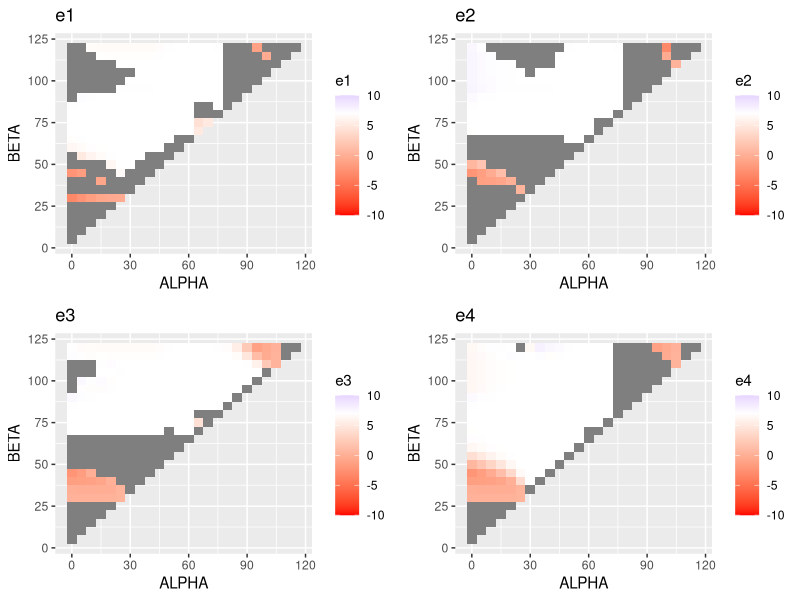

The R source for this figure: (Note: this script raises an error after producing the figure.)
#------------------------------------------------------------------------------#

##### Shift Estimators  #####
##### Ethan Roubenoff   #####
##### Continous Implementation: 6 Feb 2020 #####

# This script is an implementation of Tom Cassidy's Shift estimator (S-Timator).
# Given two incomplete mortality curves for two independent populations (men 
# women, for ex), the S-timator estimates the _difference_ in life expectancy 
# between the two.  The main assumption is:
#         m_male(a) = m_female(a + S)
# that one group's mortality is a linear scaling of the other's.

# This version is implemented in continuous time using linear interpolation, 
# which differs from the first other version (shift_discrete)
# Required external data sources: two files simulating men and women's
# single-year mortality.  PDF of description is included. 

# In this script I am seeking to replicate Tom's work.  Next steps include the
# possibility of a spline, or a bayesian application.  I will also run this
# estimator on as many curves as possible. 

# Note that if any of the estimators are outside of the bounds of data,
# the function will break.  I do not have a good solution for this as of yet. 
#------------------------------------------------------------------------------#

##### Load data #####
library(tidyverse)
library(magrittr)
library(numDeriv)
setwd("~/S-timators")
rm(list=ls())
# gc()
m.sim <- readxl::read_excel("men-sim-file.xls", col_names = F) %>% 
  rename(age = "...1", v = "...2") %>%
  mutate(n = 1)
f.sim <- readxl::read_excel("women-sim-file.xls", col_names = F) %>%
  rename(age = "...1", v = "...2") %>%
  mutate(n = 1)

# note that the simulated data are in 1-year intervals. I have added a "n"
# column that can be used for non-constant age intervals.  These three
# columns (age, v, n) are the only necessary data.

m.sim
f.sim

# ggplot() + 
#   geom_line(data = m.sim, aes(x = age, y = v), color = "blue") + 
#   geom_line(data = f.sim, aes(x = age, y = v), color = "red")  

# It can be seen that the female curve is right-shifted and scaled
# down relative to the male curve


#------------------------------------------------------------------------------#

procedure <- function(m.sim, f.sim, ALPHA, BETA, n = 10) {
  ##### Step 0: Normalizing densities #####
  # I made this mistake before by not normalizing.  
  m.sim$v <- m.sim$v/sum(m.sim$v)
  f.sim$v <- f.sim$v/sum(f.sim$v)
  
  ##### Implementation #####
  # Notation may be slightly different from the pdf
  # all functions have prefix f_{quantity}
  # CONSTANTS are in CAPITALS
  # quantities should be consistent like: {variable}.{superscript}_{sex} sigma.sq.hat_m
  
  
  #### Convert to continuous time functions #
  v_w <- splinefun(m.sim$age, m.sim$v)
  v_m <- splinefun(f.sim$age, f.sim$v)
  # v_w <- approxfun(m.sim$age, m.sim$v)
  # v_m <- approxfun(f.sim$age, f.sim$v)
  
  # ALPHA <- min(min(m.sim$age), min(f.sim$age))
  # BETA <- max(max(m.sim$age), max(f.sim$age))

  m.sim <- m.sim %>% filter(age >= ALPHA, age <= BETA)
  f.sim <- f.sim %>% filter(age >= ALPHA, age <= BETA)
  mu_m <- weighted.mean(m.sim$age, m.sim$v)
  mu_f <- weighted.mean(f.sim$age, f.sim$v)
  
  DELTA <- round(mu_f - mu_m)
  
  #### Iteration ####
  # This function is a wrapper that returns all the constants needed for the
  # estimators.  The default value of DELTA is mu_f - mu_m. 
  
  
  
  stimator <- function(DELTA, ALPHA, BETA, v_w, v_m){
    
    if (is.nan(DELTA)) {message("DELTA NAN"); return(0)}
    if (ALPHA + DELTA > BETA) {message("ALPHA + DELTA > BETA"); return(0)}
    if (BETA - DELTA < ALPHA) {message("BETA - DELTA < ALPHA"); return(0)}
    
    #### mu ####
    
    mu.hat_w <- integrate(function(a) {a * v_w(a)}, ALPHA+DELTA, BETA)$value
    mu.hat_m <- integrate(function(a) {a * v_m(a)}, ALPHA, BETA-DELTA)$value
    
    # Quick sanity check:
    # ggplot() + 
    #   geom_line(data = m.sim, aes(x = age, y = v), color = "blue") + 
    #   geom_line(data = f.sim, aes(x = age, y = v), color = "red")  +
    #   geom_vline(xintercept = ALPHA + DELTA) + 
    #   geom_vline(xintercept = BETA - DELTA) + 
    #   geom_vline(xintercept = mu_m, color = "blue") + 
    #   geom_vline(xintercept = mu_f, color = "red") 
    
    #### sigma.hat.sq ####
    
    tryCatch({
      sigma.hat.sq_w <- integrate(function(a){(a - mu.hat_w)^2 * v_w(a)},ALPHA+DELTA, BETA)$value
      sigma.hat.sq_m <- integrate(function(a){(a - mu.hat_m)^2 * v_m(a)},ALPHA, BETA-DELTA)$value
    }, error = function(e) {return(0)})
    
    
    #### Q and Q.tilde ####
    
    Q <- integrate(v_w,ALPHA + DELTA, BETA)$value
    Q.tilde <- integrate(v_m, ALPHA, BETA - DELTA)$value
    
    #### R and R.tilde ####
    
    R <- mu.hat_m + DELTA
    R.tilde <- mu.hat_w - DELTA
    
    
    #### N and N.tilde ####
    
    N <- ((BETA - R)^2 - sigma.hat.sq_m/Q.tilde)*v_w(BETA) - 
      ((ALPHA - mu.hat_m)^2 - sigma.hat.sq_m/Q.tilde)*v_w(ALPHA + DELTA) - 
      2*mu.hat_w+2*R*Q
    
    N.tilde <- ((BETA - mu.hat_w)^2 - sigma.hat.sq_w/Q)*v_m(BETA - DELTA) - 
      ((ALPHA - R.tilde)^2 - sigma.hat.sq_w/Q)*v_m(ALPHA) -
      2*mu.hat_m + 2*R.tilde*Q.tilde
    
    #### D and D.tilde ####
    # Derivative is v_m(x, deriv = 1)
    
    D <- ((BETA - R)^2 - sigma.hat.sq_m/Q.tilde)*v_m(DELTA, deriv = 1) - 
      ((ALPHA - mu.hat_m)^2-sigma.hat.sq_m/Q.tilde)*v_m(ALPHA + DELTA, deriv = 1) -
      2*(BETA - R)*v_w(BETA) + 2*(ALPHA - mu.hat_m)*v_w(ALPHA + DELTA) + 2*Q
    
    
    D.tilde <- ((BETA - mu.hat_w)^2 - sigma.hat.sq_w/Q)*v_m(BETA - DELTA, deriv = 1)-
      ((ALPHA - R.tilde)^2 - sigma.hat.sq_w/Q)*v_m(ALPHA, deriv = 1) - 
      2*(BETA - mu.hat_w)*v_m(BETA - DELTA) + 2*(ALPHA - R.tilde) * v_m(ALPHA)+2*Q.tilde
    
    
    ret <- list("ALPHA" = ALPHA,
                "BETA" = BETA,
                "DELTA" = DELTA,
                "D" = D,
                "D.tilde" = D.tilde,
                "mu_f" = mu_f,
                "mu_m" = mu_m,
                "mu.hat_m" = mu.hat_m,
                "mu.hat_w" = mu.hat_w,
                "N" = N,
                "N.tilde" = N.tilde,
                "Q" = Q,
                "Q.tilde" = Q.tilde,
                "R" = R,
                "R.tilde" = R.tilde,
                "sigma.hat.sq_m" = sigma.hat.sq_m,
                "sigma.hat.sq_w" = sigma.hat.sq_w)
    
    return(ret)
  }
  
  ret <- stimator(DELTA, ALPHA, BETA, v_m, v_w)
  
  #### The Formulae  ####
  #### Estimator 1 ####
  f_e1 <- function(delta, 
                   N, 
                   D, 
                   sigma.hat.sq_w , 
                   sigma.hat.sq_m , 
                   mu.hat_w , 
                   Q , 
                   Q.tilde , 
                   R) {
    
    a1 <- delta - N/D
    a2 <- N^2 - 2*D*(sigma.hat.sq_w + 2*mu.hat_w^2 - Q*mu.hat_w^2 - 2*R*mu.hat_w + 
                       Q*R^2 -  Q/Q.tilde*sigma.hat.sq_m)
    return(a1 - (sqrt(a2)/D))
  }
  
  #### Estimator 2 ####
  f_e2 <- function(delta, 
                   N.tilde ,
                   D.tilde ,
                   sigma.hat.sq_m ,
                   mu.hat_m ,
                   Q.tilde ,
                   R.tilde ,
                   Q ,
                   sigma.hat.sq_w) {
    
    a1 <- delta + N.tilde/D.tilde
    a2 <-  N.tilde^2 - 2*D.tilde * (sigma.hat.sq_m + 2*mu.hat_m^2 - 
                                      Q.tilde*mu.hat_m^2 - 2*R.tilde*mu.hat_m +
                                      Q.tilde * R.tilde^2 - Q.tilde/Q*sigma.hat.sq_w)
    
    return(a1 + sqrt(a2)/D.tilde)
    
  }
  
  #### Estimator 3 ####
  
  f_e3 <- function(delta,
                   sigma.hat.sq_w ,
                   mu.hat_w ,
                   Q ,
                   R , 
                   Q.tilde ,
                   sigma.hat.sq_m ,
                   N) {
    
    a1 <- sigma.hat.sq_w + 2*mu.hat_w^2 - Q*mu.hat_w^2 - 2*R*mu.hat_w +
      Q*R^2 - Q/Q.tilde*sigma.hat.sq_m
    # browser()
    return(delta - (a1/N))
  }
  
  #### Estimator 4 ####
  
  f_e4 <- function(delta ,
                   sigma.hat.sq_m ,
                   mu.hat_m,
                   Q.tilde ,
                   R.tilde ,
                   Q ,
                   sigma.hat.sq_w ,
                   N.tilde ) {
    a1 <- sigma.hat.sq_m + 2*mu.hat_m^2 - Q.tilde*mu.hat_m^2 - 2*R.tilde*mu.hat_m +
      Q.tilde * R.tilde^2 - Q.tilde/Q*sigma.hat.sq_w
    # browser()
    return(delta + (a1/N.tilde))
  }
  
  
  #### Iteration Procedure ####
  # Program has already run once, providing first estimates of e1, e2, e3, e4
  # Create nx4 matrix of values
  # Call iteratively replacing DELTA with e1
  # After completing n iterations, run to clear, and repeat with e2, e3, e4
  
  iteration_df <- data.frame(matrix(NA, n, 5))
  colnames(iteration_df) <- c("index", "e1", "e2", "e3", "e4")
  iteration_df[1, 2:5] <- DELTA
  iteration_df$index <- 1:n
  
  # e1
  for (i in 2:n) {
    ret <- stimator(DELTA = iteration_df[i - 1, "e1"], ALPHA, BETA, v_m, v_w)
    if (length(ret) == 1) {break}
    e1 <- with(ret, f_e1(delta = iteration_df[i - 1, "e1"],
                         N, 
                         D, 
                         sigma.hat.sq_w , 
                         sigma.hat.sq_m , 
                         mu.hat_w , 
                         Q , 
                         Q.tilde , 
                         R))
    iteration_df[i, "e1"] <- e1
  }
  
  # e2 
  for (i in 2:n) {
    ret <- stimator(DELTA = iteration_df[i - 1, "e2"], ALPHA, BETA, v_m, v_w)
    if(length(ret) == 1) {break}
    e2 <- with(ret, f_e2(delta = iteration_df[i - 1, "e2"], 
                         N.tilde = N.tilde,
                         D.tilde = D.tilde,
                         sigma.hat.sq_m = sigma.hat.sq_m,
                         mu.hat_m = mu.hat_m,
                         Q.tilde = Q.tilde,
                         R.tilde = R.tilde,
                         Q = Q,
                         sigma.hat.sq_w = sigma.hat.sq_w))
    iteration_df[i, "e2"] <- e2
  }
  
  # e3
  for (i in 2:n) {
    ret <- stimator(DELTA = iteration_df[i - 1, "e3"], ALPHA, BETA, v_m, v_w)
    if (length(ret) == 1 ) {break}
    e3 <- with(ret, f_e3(delta = DELTA,
                         sigma.hat.sq_w = sigma.hat.sq_w,
                         mu.hat_w = mu.hat_w,
                         Q = Q,
                         R = R, 
                         Q.tilde = Q.tilde,
                         sigma.hat.sq_m = sigma.hat.sq_m,
                         N=N))
    iteration_df[i, "e3"] <- e3
  }
  
  # e4
  for (i in 2:n) {
    ret <- stimator(DELTA = iteration_df[i-1, "e4"], ALPHA, BETA, v_m, v_w)
    if (length(ret) == 1) {break }
    e4 <- with(ret, f_e4(delta = DELTA,
                         sigma.hat.sq_m = sigma.hat.sq_m,
                         mu.hat_m= mu.hat_m,
                         Q.tilde = Q.tilde,
                         R.tilde = R.tilde,
                         Q = Q,
                         sigma.hat.sq_w = sigma.hat.sq_w,
                         N.tilde = N.tilde))
    iteration_df[i, "e4"] <- e4
  }
  
  return(iteration_df)
}

(procedure(m.sim, f.sim, ALPHA = 70, BETA = 90, n = 10))
(procedure(m.sim, f.sim, 70, 80, 10))
(procedure(m.sim, f.sim, 70, 90, 10))
(procedure(m.sim, f.sim, 80, 90, 10))
(procedure(m.sim, f.sim, 80, 100, 10))
(procedure(m.sim, f.sim, 50, 100, 100))
(procedure(m.sim, f.sim, 30, 95, 10))

# Create a contour plot with 5-year resolution

contour_df <- data.frame(ALPHA = NA, 
                         BETA  = NA,
                         e1 = NA,
                         e2 = NA, 
                         e3 = NA, 
                         e4 = NA)

for (A in seq(0, 120, 5)){
  for (B in seq(0, 120, 5)){
    if (B <= A) {next}
    # print(c(A, B))
    t <- suppressMessages(suppressMessages(procedure(m.sim, f.sim, A, B, n = 100)))
    t <- t %>% slice(100) %>% select(e1, e2, e3, e4)
    t <- t %>% mutate(ALPHA = A, BETA = B)
    contour_df <- contour_df %>% bind_rows(t)
  }
}


f <- scale_fill_gradient2(low = "red", mid = "white",
                     high = "blue", midpoint = 7, space = "Lab",
                     limits = c(-10, 10), 
                     na.value = "grey50", guide = "colourbar", aesthetics = "fill")

gridExtra::grid.arrange(
  contour_df %>% 
    ggplot() + 
    geom_tile(mapping = aes(x = ALPHA, y = BETA, fill = e1)) +
    f +
    ggtitle("e1"),
  contour_df %>% 
    ggplot() + 
    geom_tile(mapping = aes(x = ALPHA, y = BETA, fill = e2)) + 
    f + 
    ggtitle("e2"),
  contour_df %>% 
    ggplot() + 
    geom_tile(mapping = aes(x = ALPHA, y = BETA, fill = e3)) + 
    f +
    ggtitle("e3"),
  contour_df %>% 
    ggplot() + 
    geom_tile(mapping = aes(x = ALPHA, y = BETA, fill = e4)) +
    f + 
    ggtitle("e4")
) + ggtitle("100 Iteration Contour Plot (Values >10, <-10 removed)")




SWE <- read_table("SWE_mx.txt", skip = 1)

# Some data reformating
SWE <- SWE %>% mutate(Age = if_else(Age== "110+", "110", Age),
                      Age = as.numeric(Age),
                      Male = if_else(Male == ".", as.character(NA), Male),
                      Male = as.numeric(Male),
                      Female = if_else(Female == ".", as.character(NA), Female),
                      Female = as.numeric(Female),
                      Total = if_else(Total == ".", as.character(NA), Total),
                      Total = as.numeric(Total))

# Drop non-complete cohorts
SWE <- SWE %>% group_by(Year) %>%
  filter(!any(is.na(Male))) %>%
  filter(!any(is.na(Female))) %>%
  filter(!any(is.na(Total)))  %>%
  ungroup()

# Apparently this only gives the 1892 cohort, which is fine for now

m.swe <- SWE %>% select(Age, Male) %>%
  rename(age = Age, v = Male) 
m.swe  

f.swe <- SWE %>% select(Age, Female) %>%
  rename(age = Age, v = Female)
f.swe

procedure(m.swe, f.swe, 60, 100, 10)  # e1 converges around 11 but e4 to 33
procedure(m.swe, f.swe, 80, 100, 100) #e1 converges to 13 but e2 converes to -8?
procedure(m.swe, f.swe, 80, 90, 100) # e1 converges to 5 but e3 converges to 3.84


# Create a contour plot with 5-year resolution

contour_df <- data.frame(ALPHA = NA, 
                         BETA  = NA,
                         e1 = NA,
                         e2 = NA, 
                         e3 = NA, 
                         e4 = NA)

for (A in seq(0, 120, 5)){
  for (B in seq(0, 120, 5)){
    if (B <= A) {next}
    # print(c(A, B))
    t <- suppressMessages(suppressMessages(procedure(m.swe, f.swe, A, B, n = 100)))
    t <- t %>% slice(100) %>% select(e1, e2, e3, e4)
    t <- t %>% mutate(ALPHA = A, BETA = B)
    contour_df <- contour_df %>% bind_rows(t)
  }
}


f <- scale_fill_gradient2(low = "red", mid = "white",
                          high = "blue", midpoint = 0, space = "Lab",
                          limits = c(-10, 10), 
                          na.value = "grey50", guide = "colourbar", aesthetics = "fill")

gridExtra::grid.arrange(
  contour_df %>% 
    ggplot() + 
    geom_tile(mapping = aes(x = ALPHA, y = BETA, fill = e1)) +
    f +
    ggtitle("e1"),
  contour_df %>% 
    ggplot() + 
    geom_tile(mapping = aes(x = ALPHA, y = BETA, fill = e2)) + 
    f + 
    ggtitle("e2"),
  contour_df %>% 
    ggplot() + 
    geom_tile(mapping = aes(x = ALPHA, y = BETA, fill = e3)) + 
    f +
    ggtitle("e3"),
  contour_df %>% 
    ggplot() + 
    geom_tile(mapping = aes(x = ALPHA, y = BETA, fill = e4)) +
    f + 
    ggtitle("e4")
) + ggtitle("100 Iteration Contour Plot (Values >10, <-10 removed)")







  